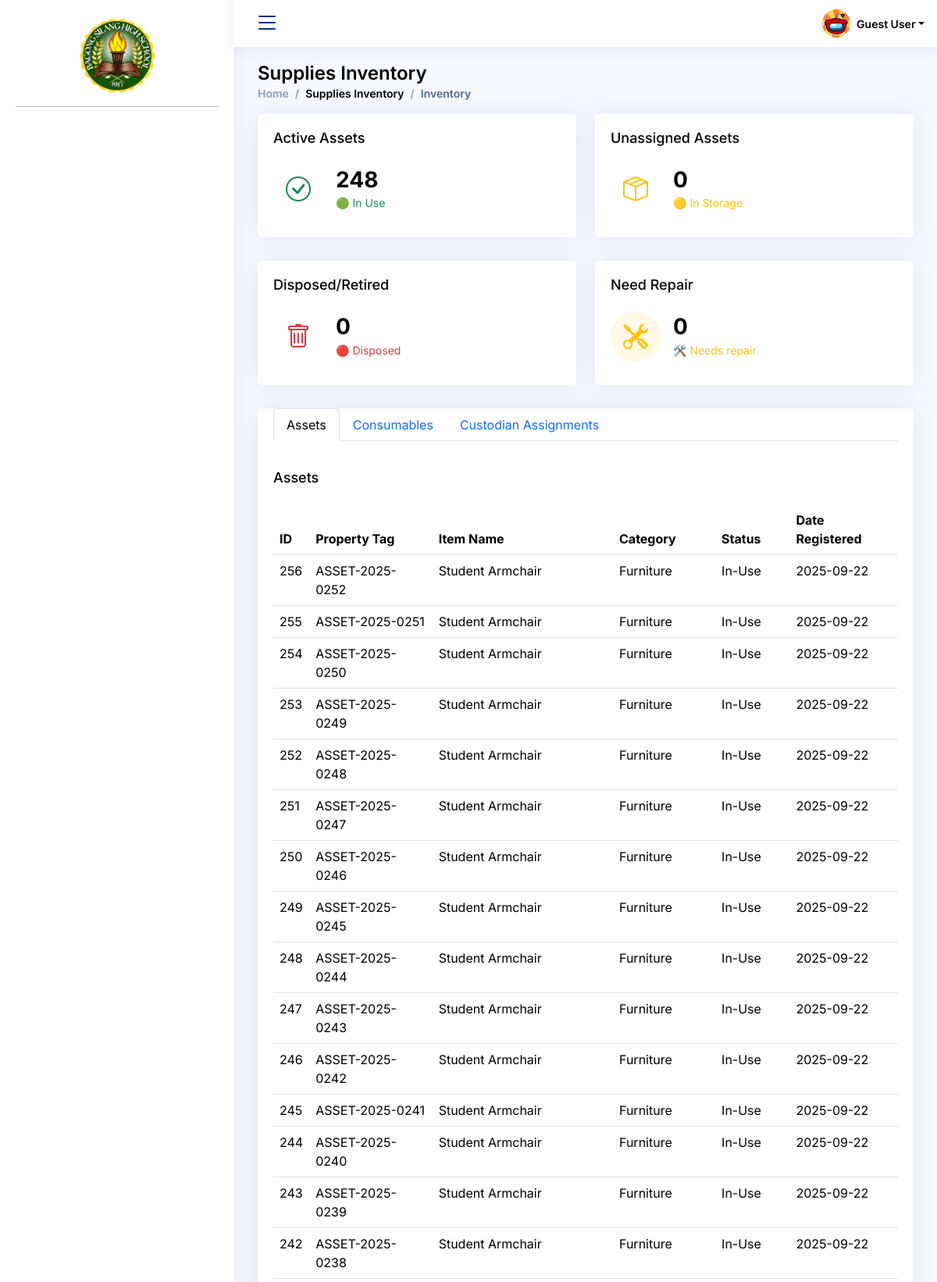
The app's page /User_Admin/supplies_inventory/inventory.php (upper part) with its own data.
### tables this page shows
CREATE TABLE `bcp_sms4_asset` (
  `asset_id` int NOT NULL AUTO_INCREMENT,
  `item_id` int NOT NULL,
  `property_tag` varchar(255) NOT NULL,
  `status` enum('In-Use','In-Storage','Damaged','Disposed','Lost') DEFAULT 'In-Use',
  `location` varchar(100) DEFAULT NULL,
  `assigned_to` varchar(100) DEFAULT NULL,
  `date_registered` date NOT NULL,
  PRIMARY KEY (`asset_id`),
  UNIQUE KEY `property_tag` (`property_tag`),
  UNIQUE KEY `property_tag_2` (`property_tag`),
  KEY `fk_asset_item` (`item_id`),
  CONSTRAINT `fk_asset_item` FOREIGN KEY (`item_id`) REFERENCES `bcp_sms4_items` (`item_id`)
);

CREATE TABLE `bcp_sms4_items` (
  `item_id` int NOT NULL AUTO_INCREMENT,
  `item_name` varchar(100) NOT NULL,
  `category` varchar(50) NOT NULL,
  `item_type` enum('Asset','Consumable') NOT NULL,
  `unit` varchar(50) NOT NULL,
  PRIMARY KEY (`item_id`)
);

### User_Admin/supplies_inventory/inventory.php (the view, shortened to what this page needs)
<!DOCTYPE html>
<html lang="en">
<head>
  <link href="../../assets/vendor/bootstrap/css/bootstrap.min.css" rel="stylesheet">
  <link href="../../assets/vendor/bootstrap-icons/bootstrap-icons.css" rel="stylesheet">
  <link href="../../assets/vendor/boxicons/css/boxicons.min.css" rel="stylesheet">
  <link href="../../assets/vendor/quill/quill.snow.css" rel="stylesheet">
  <link href="../../assets/vendor/quill/quill.bubble.css" rel="stylesheet">
  <link href="../../assets/vendor/remixicon/remixicon.css" rel="stylesheet">
  <link href="../../assets/vendor/simple-datatables/style.css" rel="stylesheet">
  <link href="../../assets/css/schedule_maintenance.css" rel="stylesheet">
    <link href="../../assets/css/style.css" rel="stylesheet">
</head>
<body>
  <?php include '../../components/nav-bar.php' ?>
  <main id="main" class="main">
    <div class="pagetitle">
      <h1>Supplies Inventory</h1>
      <nav>
        <ol class="breadcrumb">
          <li class="breadcrumb-item"><a href="<?=BASE_URL?>User_Admin/dashboard.php">Home</a></li>
          <li class="breadcrumb-item">Supplies Inventory</li>
          <li class="breadcrumb-item active">Inventory</li>
        </ol>
      </nav>
    </div>
    <?php
        include '../../connection.php';
        $active_assets = 0;
        $result = $conn->query("SELECT COUNT(*) as total FROM bcp_sms4_asset WHERE status = 'In-Use' ");
        if ($result && $row = $result->fetch_assoc()) {
            $active_assets = $row['total'];
        }
        $unassigned_assets = 0;
        $result = $conn->query("
            SELECT COUNT(*) as total
            FROM bcp_sms4_asset a
            WHERE a.status = 'In-Storage' AND a.status = 'Damaged' AND a.status = 'Disposed'
        ");
        if ($result && $row = $result->fetch_assoc()) {
            $unassigned_assets = $row['total'];
        }
        $disposed_assets = 0;
        $result = $conn->query("SELECT COUNT(*) as total FROM bcp_sms4_asset WHERE status = 'Disposed' ");
        if ($result && $row = $result->fetch_assoc()) {
            $disposed_assets = $row['total'];
        }
        $need_repair = 0;
        $result = $conn->query("SELECT COUNT(*) as total FROM bcp_sms4_asset WHERE status = 'Damaged'");
        if ($result && $row = $result->fetch_assoc()) {
            $need_repair = $row['total'];
        }
        ?>
  <section class="section dashboard">
      <div class="row">
<div class="col-xxl-3 col-md-6">
  <div class="card info-card">
    <div class="card-body">
      <h5 class="card-title">Active Assets</h5>
      <div class="d-flex align-items-center">
        <div class="card-icon rounded-circle d-flex align-items-center justify-content-center">
          <i class="bi bi-check-circle text-success"></i>
        </div>
        <div class="ps-3">
          <h6><?php echo $active_assets; ?></h6>
          <span class="text-success small">🟢 In Use</span>
        </div>
      </div>
    </div>
  </div>
</div>
<div class="col-xxl-3 col-md-6">
  <div class="card info-card">
    <div class="card-body">
      <h5 class="card-title">Unassigned Assets</h5>
      <div class="d-flex align-items-center">
        <div class="card-icon rounded-circle d-flex align-items-center justify-content-center">
          <i class="bi bi-box-seam text-warning"></i>
        </div>
        <div class="ps-3">
          <h6><?php echo $unassigned_assets; ?></h6>
          <span class="text-warning small">🟡 In Storage</span>
        </div>
      </div>
    </div>
  </div>
</div>
<div class="col-xxl-3 col-md-6">
  <div class="card info-card">
    <div class="card-body">
      <h5 class="card-title">Disposed/Retired</h5>
      <div class="d-flex align-items-center">
        <div class="card-icon rounded-circle d-flex align-items-center justify-content-center">
          <i class="bi bi-trash text-danger"></i>
        </div>
        <div class="ps-3">
          <h6><?php echo $disposed_assets; ?></h6>
          <span class="text-danger small">🔴 Disposed</span>
        </div>
      </div>
    </div>
  </div>
</div>
<div class="col-xxl-3 col-md-6">
  <div class="card info-card">
    <div class="card-body">
      <h5 class="card-title">Need Repair</h5>
      <div class="d-flex align-items-center">
        <div class="card-icon rounded-circle d-flex align-items-center justify-content-center bg-warning bg-opacity-10">
          <i class="bi bi-tools text-warning"></i>
        </div>
        <div class="ps-3">
          <h6><?php echo $need_repair; ?></h6>
          <span class="text-warning small">🛠️ Needs repair</span>
        </div>
      </div>
    </div>
  </div>
</div>
<section class="section">
  <div class="row">
    <div class="col-lg-12">
      <div class="card">
        <div class="card-body">
          <ul class="nav nav-tabs" id="assetTabs" role="tablist">
            <li class="nav-item" role="presentation">
              <button class="nav-link active" id="assets-tab" data-bs-toggle="tab" data-bs-target="#assets" type="button" role="tab">Assets</button>
            </li>
            <li class="nav-item" role="presentation">
              <button class="nav-link" id="consumables-tab" data-bs-toggle="tab" data-bs-target="#consumables" type="button" role="tab">Consumables</button>
            </li>
            <li class="nav-item" role="presentation">
              <button class="nav-link" id="assignments-tab" data-bs-toggle="tab" data-bs-target="#assignments" type="button" role="tab">Custodian Assignments</button>
            </li>
          </ul>
          <div class="tab-content mt-3" id="assetTabsContent">
            <div class="tab-pane fade show active" id="assets" role="tabpanel">
              <h5 class="card-title">Assets</h5>
              <table class="table datatable">
                <thead>
                  <tr>
                    <th>ID</th>
                    <th>Property Tag</th>
                    <th>Item Name</th>
                    <th>Category</th>
                    <th>Status</th>
                    <th>Date Registered</th>
                  </tr>
                </thead>
                <tbody>
                  <?php
                  $assets = $conn->query("
                    SELECT a.asset_id, a.property_tag, a.status, a.date_registered,
                          i.item_name, i.category
                    FROM bcp_sms4_asset a
                    JOIN bcp_sms4_items i ON a.item_id = i.item_id
                    ORDER BY a.asset_id DESC
                  ");
                  if ($assets && $assets->num_rows > 0):
                      while ($row = $assets->fetch_assoc()):
                  ?>
                      <tr>
                          <td><?= $row['asset_id'] ?></td>
                          <td><?= $row['property_tag'] ?></td>
                          <td><?= $row['item_name'] ?></td>
                          <td><?= $row['category'] ?></td>
                          <td><?= $row['status'] ?></td>
                          <td><?= $row['date_registered'] ?></td>
                      </tr>
                  <?php
                      endwhile;
                  else:
                  ?>
                      <tr><td colspan="7">No assets found</td></tr>
                  <?php endif; ?>
                </tbody>
              </table>
            </div>
          </div>
        </div>
      </div>
    </div>
  </div>
</section>
  </main>
  </body>
</html>

### assets/css/schedule_maintenance.css (style rules this page uses)
html, body { margin: 0; padding: 0; font-family: "Inter", sans-serif; background: #f4f6f9; }

### assets/css/style.css (style rules this page uses)
:root { scroll-behavior: smooth; }
body { font-family: "Inter", sans-serif; background: #f6f9ff; color: #444444; }
a { color: #4154f1; text-decoration: none; }
h1, h2, h3, h4, h5, h6 { font-family: "Inter", sans-serif; }
#main { margin-top: 60px; padding: 20px 30px; transition: all 0.3s; }
.pagetitle { margin-bottom: 10px; }
.pagetitle h1 { font-size: 24px; margin-bottom: 0; font-weight: 600; color: #000000; }
.card { margin-bottom: 30px; border: none; border-radius: 5px; box-shadow: 0px 0 30px rgba(1, 41, 112, 0.1); }
.card-title { padding: 20px 0 15px 0; font-size: 18px; font-weight: 500; color: #000000; font-family: "Inter", sans-serif; }
.card-body { padding: 0 20px 20px 20px; }
.breadcrumb { font-size: 14px; font-family: "Inter", sans-serif; color: #000000; font-weight: 600; }
.breadcrumb a { color: #899bbd; transition: 0.3s; }
.breadcrumb .breadcrumb-item::before { color: #899bbd; }
.breadcrumb .active { color: #51678f; font-weight: 600; }
@media (min-width: 1200px) { #main, #footer, #header { margin-left: 300px; } }
.dashboard .info-card { padding-bottom: 10px; }
.dashboard .info-card h6 { font-size: 28px; color: #000000; font-weight: 700; margin: 0; padding: 0; }
.dashboard .card-icon { font-size: 32px; line-height: 0; width: 64px; height: 64px; flex-shrink: 0; flex-grow: 0; }

### records on screen
bcp_sms4_asset: asset_id "256", property_tag "ASSET-2025-0252", item.item_name "Student Armchair", item.category "Furniture", status "In-Use", date_registered "2025-09-22"
bcp_sms4_asset: asset_id "255", property_tag "ASSET-2025-0251", item.item_name "Student Armchair", item.category "Furniture", status "In-Use", date_registered "2025-09-22"
bcp_sms4_asset: asset_id "254", property_tag "ASSET-2025-0250", item.item_name "Student Armchair", item.category "Furniture", status "In-Use", date_registered "2025-09-22"
bcp_sms4_asset: asset_id "253", property_tag "ASSET-2025-0249", item.item_name "Student Armchair", item.category "Furniture", status "In-Use", date_registered "2025-09-22"
bcp_sms4_asset: asset_id "252", property_tag "ASSET-2025-0248", item.item_name "Student Armchair", item.category "Furniture", status "In-Use", date_registered "2025-09-22"
bcp_sms4_asset: asset_id "251", property_tag "ASSET-2025-0247", item.item_name "Student Armchair", item.category "Furniture", status "In-Use", date_registered "2025-09-22"
bcp_sms4_asset: asset_id "250", property_tag "ASSET-2025-0246", item.item_name "Student Armchair", item.category "Furniture", status "In-Use", date_registered "2025-09-22"
bcp_sms4_asset: asset_id "249", property_tag "ASSET-2025-0245", item.item_name "Student Armchair", item.category "Furniture", status "In-Use", date_registered "2025-09-22"
bcp_sms4_asset: asset_id "248", property_tag "ASSET-2025-0244", item.item_name "Student Armchair", item.category "Furniture", status "In-Use", date_registered "2025-09-22"
bcp_sms4_asset: asset_id "247", property_tag "ASSET-2025-0243", item.item_name "Student Armchair", item.category "Furniture", status "In-Use", date_registered "2025-09-22"
bcp_sms4_asset: asset_id "246", property_tag "ASSET-2025-0242", item.item_name "Student Armchair", item.category "Furniture", status "In-Use", date_registered "2025-09-22"
bcp_sms4_asset: asset_id "245", property_tag "ASSET-2025-0241", item.item_name "Student Armchair", item.category "Furniture", status "In-Use", date_registered "2025-09-22"
bcp_sms4_asset: asset_id "244", property_tag "ASSET-2025-0240", item.item_name "Student Armchair", item.category "Furniture", status "In-Use", date_registered "2025-09-22"
bcp_sms4_asset: asset_id "243", property_tag "ASSET-2025-0239", item.item_name "Student Armchair", item.category "Furniture", status "In-Use", date_registered "2025-09-22"
bcp_sms4_asset: asset_id "242", property_tag "ASSET-2025-0238", item.item_name "Student Armchair", item.category "Furniture", status "In-Use", date_registered "2025-09-22"

### other values on screen
$userFullname "Guest User"
$active_assets "248"
$unassigned_assets "0"
$disposed_assets "0"
$need_repair "0"
